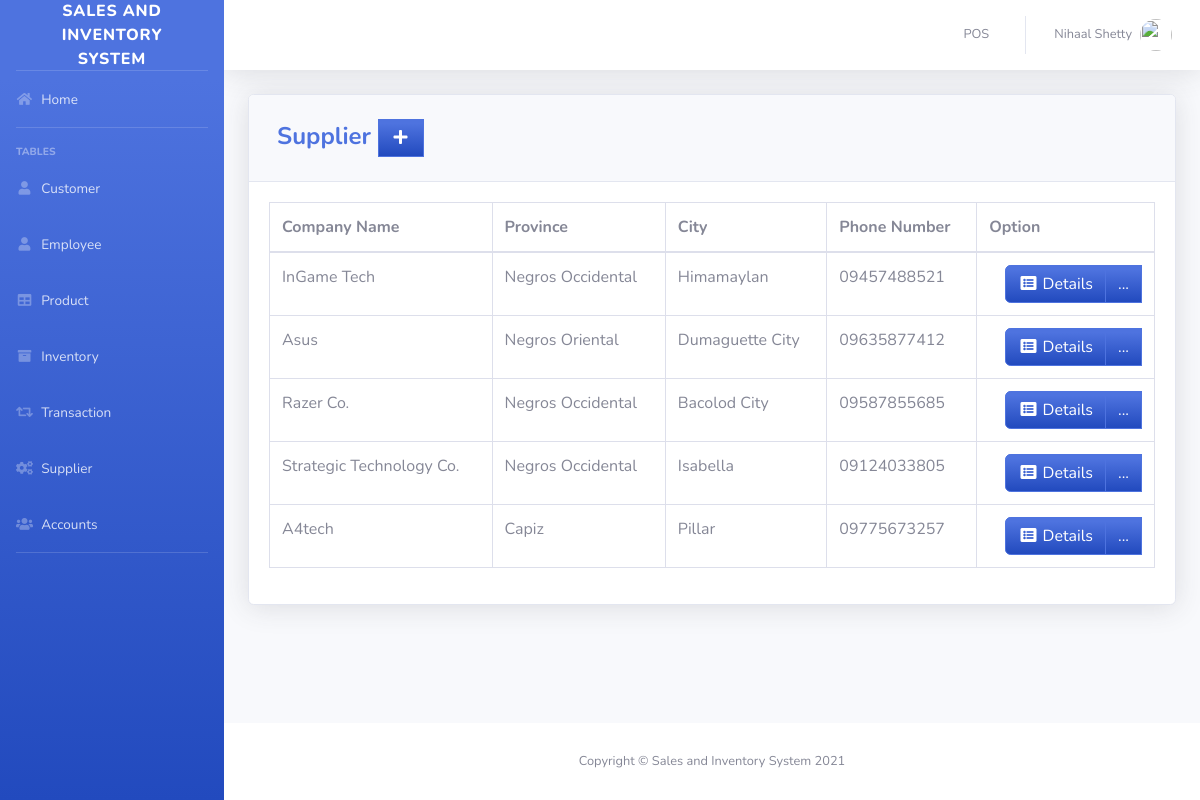
/pages/supplier.php (signed in), run on the app's committed database.
### tables this page shows
CREATE TABLE `supplier` (
  `SUPPLIER_ID` int NOT NULL,
  `COMPANY_NAME` varchar(50) DEFAULT NULL,
  `LOCATION_ID` int NOT NULL,
  `PHONE_NUMBER` varchar(11) DEFAULT NULL
);

CREATE TABLE `location` (
  `LOCATION_ID` int NOT NULL,
  `PROVINCE` varchar(100) DEFAULT NULL,
  `CITY` varchar(100) DEFAULT NULL
);

### pages/supplier.php (the view, shortened to what this page needs)
<?php
include '../includes/connection.php';
include '../includes/sidebar.php';
?>
<div class="card shadow mb-4">
  <div class="card-header py-3">
    <h4 class="m-2 font-weight-bold text-primary">Supplier&nbsp;<a href="#" data-toggle="modal" data-target="#supplierModal" type="button" class="btn btn-primary bg-gradient-primary" style="border-radius: 0px;"><i class="fas fa-fw fa-plus"></i></a></h4>
  </div>
  <div class="card-body">
    <div class="table-responsive">
      <table class="table table-bordered" id="dataTable" width="100%" cellspacing="0">
        <thead>
          <tr>
            <th>Company Name</th>
            <th>Province</th>
            <th>City</th>
            <th>Phone Number</th>
            <th>Option</th>
          </tr>
        </thead>
        <tbody>
          <?php
          $query = 'SELECT SUPPLIER_ID, COMPANY_NAME, l.PROVINCE, l.CITY, PHONE_NUMBER FROM supplier s join location l on s.LOCATION_ID=l.LOCATION_ID';
          $result = mysqli_query($db, $query) or die(mysqli_error($db));
          while ($row = mysqli_fetch_assoc($result)) {
            echo '<tr>';
            echo '<td>' . $row['COMPANY_NAME'] . '</td>';
            echo '<td>' . $row['PROVINCE'] . '</td>';
            echo '<td>' . $row['CITY'] . '</td>';
            echo '<td>' . $row['PHONE_NUMBER'] . '</td>';
            echo '<td align="right"> <div class="btn-group">
                              <a type="button" class="btn btn-primary bg-gradient-primary" href="sup_searchfrm.php?action=edit & id=' . $row['SUPPLIER_ID'] . '"><i class="fas fa-fw fa-list-alt"></i> Details</a>
                            <div class="btn-group">
                              <a type="button" class="btn btn-primary bg-gradient-primary dropdown no-arrow" data-toggle="dropdown" style="color:white;">
                              ... <span class="caret"></span></a>
                            <ul class="dropdown-menu text-center" role="menu">
                                <li>
                                  <a type="button" class="btn btn-warning bg-gradient-warning btn-block" style="border-radius: 0px;" href="sup_edit.php?action=edit & id=' . $row['SUPPLIER_ID'] . '">
                                    <i class="fas fa-fw fa-edit"></i> Edit
                                  </a>
                                </li>
                            </ul>
                            </div>
                          </div> </td>';
            echo '</tr> ';
          }
          ?>
        </tbody>
      </table>
    </div>
  </div>
</div>
<?php
include '../includes/footer.php';
?>

### data on the page
supplier: COMPANY_NAME "InGame Tech", LOCATION_ID.PROVINCE "Negros Occidental", LOCATION_ID.CITY "Himamaylan", PHONE_NUMBER "09457488521"
supplier: COMPANY_NAME "Asus", LOCATION_ID.PROVINCE "Negros Oriental", LOCATION_ID.CITY "Dumaguette City", PHONE_NUMBER "09635877412"
supplier: COMPANY_NAME "Razer Co.", LOCATION_ID.PROVINCE "Negros Occidental", LOCATION_ID.CITY "Bacolod City", PHONE_NUMBER "09587855685"
supplier: COMPANY_NAME "Strategic Technology Co.", LOCATION_ID.PROVINCE "Negros Occidental", LOCATION_ID.CITY "Isabella", PHONE_NUMBER "09124033805"
supplier: COMPANY_NAME "A4tech", LOCATION_ID.PROVINCE "Capiz", LOCATION_ID.CITY "Pillar", PHONE_NUMBER "09775673257"

### other printed values
$_SESSION['FIRST_NAME'] "Nihaal"
$_SESSION['LAST_NAME'] "Shetty"
